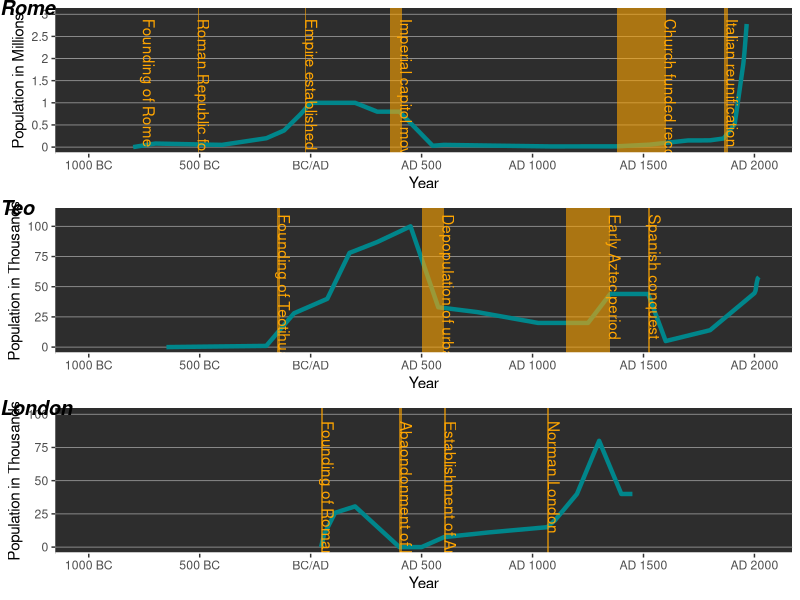

Generate this figure with R:
library(ggplot2)
library(egg)

dat.rome <- read.csv('Rome.csv',header=T)
dat.london <- read.csv('London.csv',header=T)
dat.london1 <- dat.london[1:16,]
dat.teo <- read.csv('Teo.csv',header=T)

rome <- ggplot(dat.rome) + 
  geom_line(aes(x = Year, y = Population), size = 1.5, color='turquoise4') +
  theme(panel.grid.major.y = element_line('darkgray', size=0.25), panel.grid.minor.y=element_blank(), panel.grid.major.x=element_blank(), panel.grid.minor.x=element_blank(), 
        panel.background = element_rect(fill = "#2D2D2D"), axis.line = element_line(color='white', size = 1, linetype = "solid")) +
  scale_x_continuous(name="Year", limits=c(-1000, 2020), breaks=c(-1000,-500,0,500,1000,1500,2000),labels=c("1000 BC", "500 BC", "BC/AD","AD 500", "AD 1000","AD 1500","AD 2000")) +
  scale_y_continuous(name="Population in Millions", limits=c(0, 3000000), breaks=c(0,500000,1000000,1500000,2000000,2500000,3000000), labels=c(0,0.5,1,1.5,2,2.5,3)) +
  annotate("rect", xmin = -753, xmax = -750, ymin = -Inf, ymax = Inf, fill = "orange1", alpha = 0.6) +
  annotate("text", label="Founding of Rome", x = -730, y =2900000, color="orange1", angle=270, hjust=0) +
  annotate("rect", xmin = -509, xmax = -503, ymin = -Inf, ymax = Inf, fill = "orange1", alpha = 0.6) +
  annotate("text", label="Roman Republic founded", x = -483, y =2900000, color="orange1", angle=270, hjust=0) +
  annotate("rect", xmin = -27, xmax = -23, ymin = -Inf, ymax = Inf, fill = "orange1", alpha = 0.6) +
  annotate("text", label="Empire established", x = 3, y =2900000, color="orange1", angle=270, hjust=0) +
  annotate("rect", xmin = 359, xmax = 410, ymin = -Inf, ymax = Inf, fill = "orange1", alpha = 0.6) +
  annotate("text", label="Imperial capitol moves/sacking of Rome", x = 430, y =2900000, color="orange1", angle=270, hjust=0) +
  annotate("rect", xmin = 1380, xmax = 1600, ymin = -Inf, ymax = Inf, fill = "orange1", alpha = 0.6) +
  annotate("text", label="Church funded reconstruction", x = 1620, y =2900000, color="orange1", angle=270, hjust=0) +
  annotate("rect", xmin = 1861, xmax = 1880, ymin = -Inf, ymax = Inf, fill = "orange1", alpha = 0.6) +
  annotate("text", label="Italian reunification", x = 1900, y =2900000, color="orange1", angle=270, hjust=0) 
  
london <- ggplot(dat.london1) + 
  geom_line(aes(x = Year, y = Population), size = 1.5, color='turquoise4') +
  theme(panel.grid.major.y = element_line('darkgray', size=0.25), panel.grid.minor.y=element_blank(), panel.grid.major.x=element_blank(), panel.grid.minor.x=element_blank(), 
        panel.background = element_rect(fill = "#2D2D2D"), axis.line = element_line(color='white', size = 1, linetype = "solid")) +
  scale_x_continuous(name="Year", limits=c(-1000, 2020), breaks=c(-1000,-500,0,500,1000,1500,2000),labels=c("1000 BC", "500 BC", "BC/AD","AD 500", "AD 1000","AD 1500","AD 2000")) +
  scale_y_continuous(name="Population in Thousands", limits=c(0,100000), breaks=c(0,25000,50000,75000,100000), labels=c(0,25,50,75,100)) +
  annotate("rect", xmin = 47, xmax = 57, ymin = -Inf, ymax = Inf, fill = "orange1", alpha = 0.6) +
  annotate("text", label="Founding of Roman Londinium", x = 77, y =95000, color="orange1", angle=270, hjust=0) +
  annotate("rect", xmin = 400, xmax = 410, ymin = -Inf, ymax = Inf, fill = "orange1", alpha = 0.6) +
  annotate("text", label="Abaondonment of Londinium", x = 430, y =95000, color="orange1", angle=270, hjust=0) +
  annotate("rect", xmin = 600, xmax = 610, ymin = -Inf, ymax = Inf, fill = "orange1", alpha = 0.6) +
  annotate("text", label="Establishment of Anglo-Saxon Lundenwic", x = 630, y =95000, color="orange1", angle=270, hjust=0) +
  annotate("rect", xmin = 1066, xmax = 1076, ymin = -Inf, ymax = Inf, fill = "orange1", alpha = 0.6) +
  annotate("text", label="Norman London", x = 1096, y =95000, color="orange1", angle=270, hjust=0) 

teo <- ggplot(dat.teo) +
  geom_line(aes(x = Year, y = Population), size = 1.5, color='turquoise4') +
  theme(panel.grid.major.y = element_line('darkgray', size=0.25), panel.grid.minor.y=element_blank(), panel.grid.major.x=element_blank(), panel.grid.minor.x=element_blank(), 
        panel.background = element_rect(fill = "#2D2D2D"), axis.line = element_line(color='white', size = 1, linetype = "solid")) +
  scale_x_continuous(name="Year", limits=c(-1000, 2020), breaks=c(-1000,-500,0,500,1000,1500,2000),labels=c("1000 BC", "500 BC", "BC/AD","AD 500", "AD 1000","AD 1500","AD 2000")) +
  scale_y_continuous(name="Population in Thousands", limits=c(0,110000), breaks=c(0,25000,50000,75000,100000), labels=c(0,25,50,75,100)) +
  annotate("rect", xmin = -150, xmax = -140, ymin = -Inf, ymax = Inf, fill = "orange1", alpha = 0.6) +
  annotate("text", label="Founding of Teotihuacan", x = -120, y =110000, color="orange1", angle=270, hjust=0) +
  annotate("rect", xmin = 500, xmax = 600, ymin = -Inf, ymax = Inf, fill = "orange1", alpha = 0.6) +
  annotate("text", label="Depopulation of urban core", x = 620, y =110000, color="orange1", angle=270, hjust=0) +
  annotate("rect", xmin = 1150, xmax = 1350, ymin = -Inf, ymax = Inf, fill = "orange1", alpha = 0.6) +
  annotate("text", label="Early Aztec period", x = 1370, y =110000, color="orange1", angle=270, hjust=0) +
  annotate("rect", xmin = 1521, xmax = 1531, ymin = -Inf, ymax = Inf, fill = "orange1", alpha = 0.6) +
  annotate("text", label="Spanish conquest", x = 1551, y =110000, color="orange1", angle=270, hjust=0) 

ggarrange(rome, teo, london, ncol = 1, nrow = 3, labels=c('Rome','Teo','London'))
